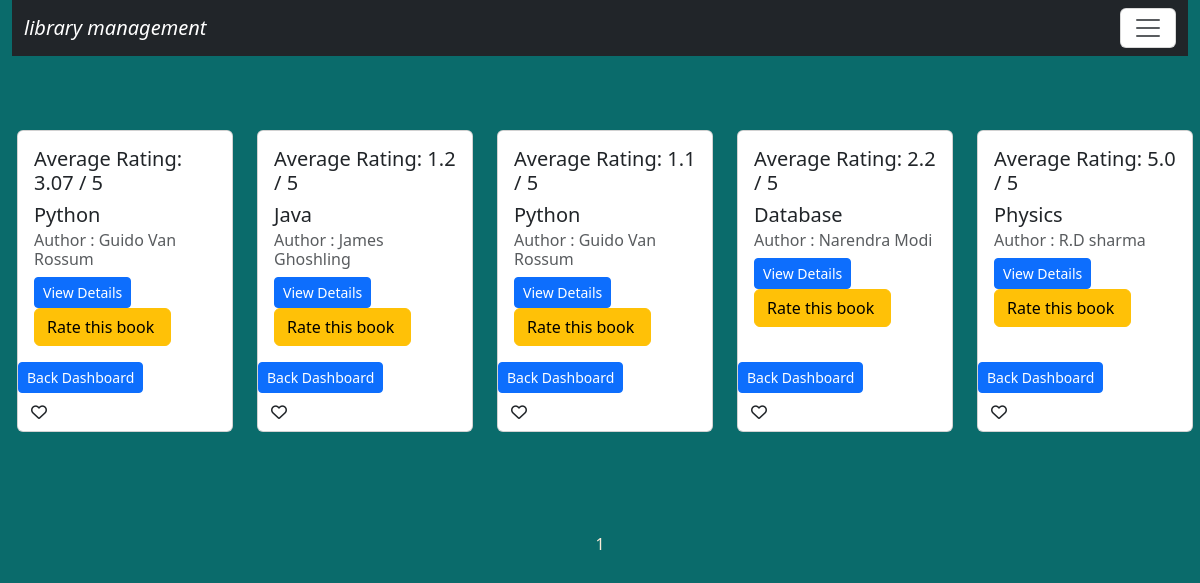
The page /booklist/ on the database its author committed.
### library/models.py (models this page shows, shortened)
class Book(models.Model):
    book_name=models.CharField(max_length=200)
    authors=models.ManyToManyField(Author)
    publish_year=models.DateField(null=True, blank=True)
    book_cate=models.CharField(max_length=200,null=True, blank=True)
    book_rating=models.FloatField(validators=[MinValueValidator(0),MaxValueValidator(5)],default=0.0)
    total_copies = models.PositiveIntegerField(default=1)
    available_copies = models.PositiveIntegerField(default=1)
    book_sr_no=models.CharField(max_length=10, unique=True)

class Author(models.Model):
    author_name=models.CharField(max_length=70)
    def __str__(self):
        return self.author_name

### library/views.py (the view)
# urls.py: path('booklist/',views.book_list,name="booklist"),
def book_list(request):
        allpost=Book.objects.all().order_by('id')
        paginator=Paginator(allpost,5)
        pageno=request.GET.get('page')
        pageobj=paginator.get_page(pageno)
        return render(request,'booklist.html' ,{'books':pageobj})

### library/templates/booklist.html (shortened to what this page needs)
{% extends 'base.html' %}
{% load static %}
{% block content %}
<div class="row row-cols-2  row-cols-md-5 g-4 " style='margin-top:50px; margin-left:5px;'>
    {% for book in books %}
      <div class="col">
        <div class="card h-100">
            <div class="card-body ">
                <h5>Average Rating: {{ book.book_rating }} / 5</h5>
                <h5 class="card-title">{{book.book_name}}</h5>
                    <h6 class="card-subtitle mb-2 text-muted">Author : {{book.authors.all|join:" , "}}</h6>
                <a href="{% url 'viewsbook' book.id %}" class="btn btn-sm btn-primary">View Details</a>
                {% if perms.library_app.rate_book %}
                {% else %}
                  <a href="{% url 'add-rating' book.id %}"><input type="submit" value="Rate this book " class="btn btn-warning" ></a>
                {% endif %}
            </div>
            {% if perms.library.backDashboard_book %}
            <form action="{% url 'adminpanel' %}"  class="d-inline">
                {% csrf_token %}
                <input type="submit" class="btn btn-success" value="back Dashboard">
            </form>
            {% else %}
                <a href="{% url 'dashboard' %}"><input type="submit" class="btn btn-sm btn-primary" value="Back Dashboard"></a>
               <form action="{% url 'favbook' book.id %}" method="POST">
                        <button type="submit" class="btn btn">
                        {% if book.favourite.all|length > 0 %}
                        <i class="fa-solid  fa-heart" style="color:red;"></i>
                        {% else %}
                        <i class="fa-regular fa-heart"></i>
                        {% endif %}
                    </button>
                </form>
            {% endif %}
        </div>
    </div>
    {% empty %}
    <div class="col-12">
        <p>No books found.</p>
    </div>
    {% endfor %}
</div>
    <div style="text-align:center; margin-top:100px;">
        <span>
                <span>{{books.number}}</span>
        </span>
    </div>
{% endblock content %}

### library/static/css/style.css (style rules this page uses)
body { background-color:rgb(10, 107, 107); color:antiquewhite; }

### rows shown on the page
Book: book_rating "3.07", book_name "Python", authors.all "Guido Van Rossum"
Book: book_rating "1.2", book_name "Java", authors.all "James Ghoshling"
Book: book_rating "1.1", book_name "Python", authors.all "Guido Van Rossum"
Book: book_rating "2.2", book_name "Database", authors.all "Narendra Modi"
Book: book_rating "5.0", book_name "Physics", authors.all "R.D sharma"

### other values the page prints
{{ books.number }} "1"
